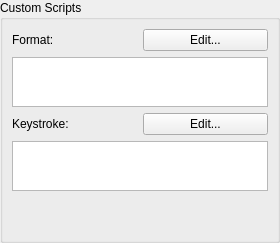
                <widget class="QWidget" name="page_18">
                 <layout class="QVBoxLayout" name="verticalLayout_32">
                  <property name="leftMargin">
                   <number>0</number>
                  </property>
                  <property name="topMargin">
                   <number>0</number>
                  </property>
                  <property name="rightMargin">
                   <number>0</number>
                  </property>
                  <property name="bottomMargin">
                   <number>0</number>
                  </property>
                  <item>
                   <widget class="QGroupBox" name="GroupCust">
                    <property name="title">
                     <string>Custom Scripts</string>
                    </property>
                    <layout class="QVBoxLayout" name="verticalLayout_33">
                     <item>
                      <layout class="QHBoxLayout" name="horizontalLayout_17">
                       <item>
                        <widget class="QLabel" name="label_25">
                         <property name="text">
                          <string>Format:</string>
                         </property>
                        </widget>
                       </item>
                       <item>
                        <widget class="QPushButton" name="EditFormat">
                         <property name="text">
                          <string>Edit...</string>
                         </property>
                        </widget>
                       </item>
                      </layout>
                     </item>
                     <item>
                      <widget class="QTextEdit" name="FormatScript">
                       <property name="maximumSize">
                        <size>
                         <width>32000</width>
                         <height>50</height>
                        </size>
                       </property>
                       <property name="autoFillBackground">
                        <bool>true</bool>
                       </property>
                       <property name="readOnly">
                        <bool>true</bool>
                       </property>
                      </widget>
                     </item>
                     <item>
                      <layout class="QHBoxLayout" name="horizontalLayout_18">
                       <item>
                        <widget class="QLabel" name="label_26">
                         <property name="text">
                          <string>Keystroke:</string>
                         </property>
                        </widget>
                       </item>
                       <item>
                        <widget class="QPushButton" name="EditKeystr">
                         <property name="text">
                          <string>Edit...</string>
                         </property>
                        </widget>
                       </item>
                      </layout>
                     </item>
                     <item>
                      <widget class="QTextEdit" name="KeyScript">
                       <property name="maximumSize">
                        <size>
                         <width>32000</width>
                         <height>50</height>
                        </size>
                       </property>
                       <property name="autoFillBackground">
                        <bool>true</bool>
                       </property>
                       <property name="readOnly">
                        <bool>true</bool>
                       </property>
                      </widget>
                     </item>
                     <item>
                      <spacer name="verticalSpacer_11">
                       <property name="orientation">
                        <enum>Qt::Vertical</enum>
                       </property>
                       <property name="sizeHint" stdset="0">
                        <size>
                         <width>20</width>
                         <height>40</height>
                        </size>
                       </property>
                      </spacer>
                     </item>
                    </layout>
                   </widget>
                  </item>
                 </layout>
                </widget>
